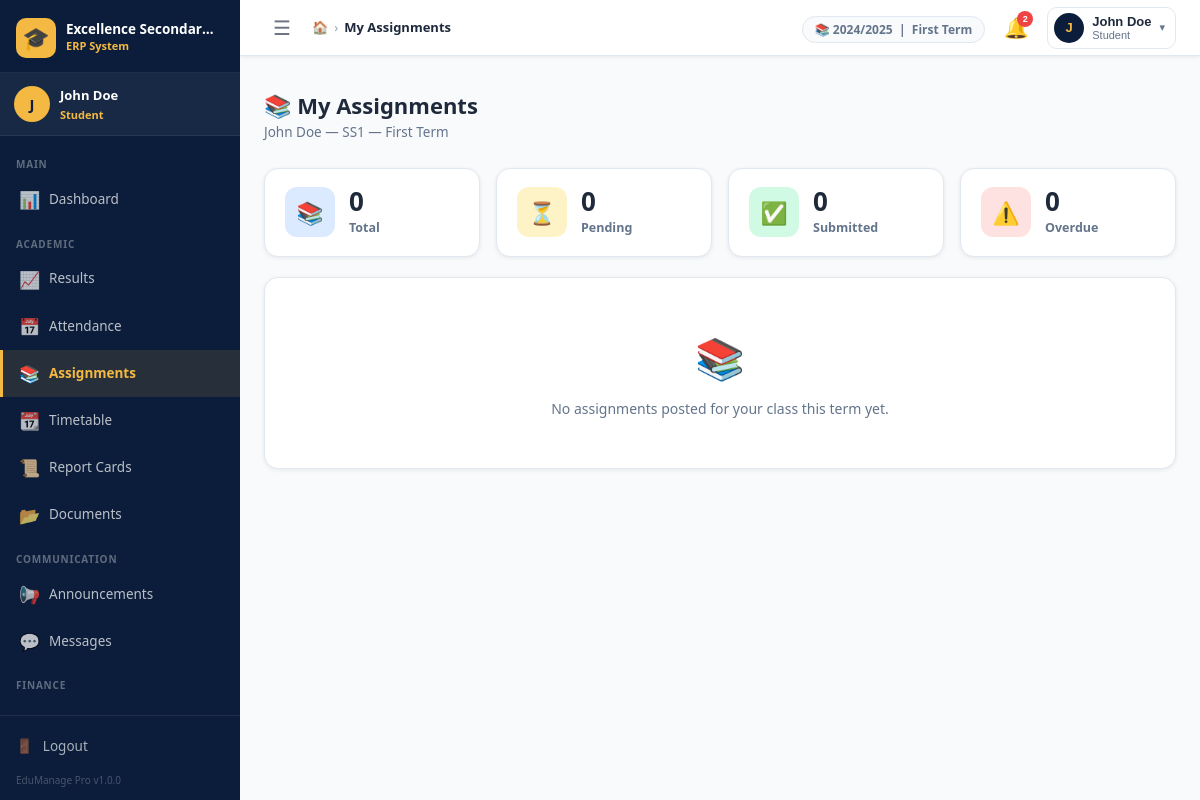
The app's page /student/assignments.php (signed in) with its own data.
### tables this page shows
CREATE TABLE `settings` (
  `id`          INT UNSIGNED NOT NULL AUTO_INCREMENT,
  `setting_key` VARCHAR(100) NOT NULL UNIQUE,
  `setting_val` TEXT         DEFAULT NULL,
  `updated_at`  TIMESTAMP    NOT NULL DEFAULT CURRENT_TIMESTAMP ON UPDATE CURRENT_TIMESTAMP,
  PRIMARY KEY (`id`),
  KEY `idx_key` (`setting_key`)
);

CREATE TABLE `students` (
  `id`              INT UNSIGNED NOT NULL AUTO_INCREMENT,
  `user_id`         INT UNSIGNED DEFAULT NULL,
  `student_id`      VARCHAR(20)  NOT NULL UNIQUE,
  `full_name`       VARCHAR(100) NOT NULL,
  `gender`          ENUM('Male','Female') NOT NULL,
  `dob`             DATE         DEFAULT NULL,
  `class_id`        INT UNSIGNED NOT NULL,
  `session_id`      INT UNSIGNED NOT NULL,
  `parent_name`     VARCHAR(100) DEFAULT NULL,
  `parent_phone1`   VARCHAR(20)  NOT NULL,
  `parent_phone2`   VARCHAR(20)  NOT NULL,
  `parent_email`    VARCHAR(100) DEFAULT NULL,
  `address`         TEXT         DEFAULT NULL,
  `photo`           VARCHAR(255) DEFAULT NULL,
  `blood_group`     VARCHAR(5)   DEFAULT NULL,
  `medical_notes`   TEXT         DEFAULT NULL,
  `status`          ENUM('active','inactive','graduated','transferred') NOT NULL DEFAULT 'active',
  `enrolled_date`   DATE         DEFAULT NULL,
  `created_at`      TIMESTAMP    NOT NULL DEFAULT CURRENT_TIMESTAMP,
  `updated_at`      TIMESTAMP    NOT NULL DEFAULT CURRENT_TIMESTAMP ON UPDATE CURRENT_TIMESTAMP,
  PRIMARY KEY (`id`),
  KEY `idx_student_id` (`student_id`),
  KEY `idx_class`      (`class_id`),
  KEY `idx_session`    (`session_id`),
  CONSTRAINT `fk_student_class`   FOREIGN KEY (`class_id`)   REFERENCES `classes`(`id`),
  CONSTRAINT `fk_student_session` FOREIGN KEY (`session_id`) REFERENCES `academic_sessions`(`id`),
  CONSTRAINT `fk_student_user`    FOREIGN KEY (`user_id`)    REFERENCES `users`(`id`) ON DELETE SET NULL
);

CREATE TABLE `classes` (
  `id`          INT UNSIGNED NOT NULL AUTO_INCREMENT,
  `name`        VARCHAR(50)  NOT NULL UNIQUE,
  `description` VARCHAR(255) DEFAULT NULL,
  `capacity`    INT UNSIGNED DEFAULT 40,
  `sort_order`  INT UNSIGNED DEFAULT 0,
  `created_at`  TIMESTAMP    NOT NULL DEFAULT CURRENT_TIMESTAMP,
  PRIMARY KEY (`id`),
  KEY `idx_name` (`name`)
);

### includes/functions.php (called while the page is built, shortened)
<?php
function e(mixed $val): string {
    return htmlspecialchars((string)($val ?? ''), ENT_QUOTES | ENT_HTML5, 'UTF-8');
}
function get_setting(string $key, string $default = ''): string {
    static $cache = [];
    if (!isset($cache[$key])) {
        $row = Database::fetchOne(
            "SELECT setting_val FROM settings WHERE setting_key = ? LIMIT 1",
            [$key]
        );
        $cache[$key] = $row ? $row['setting_val'] : $default;
    }
    return $cache[$key] ?? $default;
}
function current_session(): ?array {
    return Database::fetchOne(
        "SELECT * FROM academic_sessions WHERE is_current = 1 LIMIT 1"
    );
}
function current_term(): ?array {
    return Database::fetchOne(
        "SELECT t.* FROM terms t
         JOIN academic_sessions s ON s.id = t.session_id
         WHERE t.is_current = 1 AND s.is_current = 1
         LIMIT 1"
    );
}
function current_session_id(): int {
    $s = current_session();
    return $s ? (int)$s['id'] : 0;
}
function current_term_id(): int {
    $t = current_term();
    return $t ? (int)$t['id'] : 0;
}
function count_unread_notifications(int $userId): int {
    $row = Database::fetchOne(
        "SELECT COUNT(*) AS c FROM notifications WHERE user_id = ? AND is_read = 0",
        [$userId]
    );
    return (int)($row['c'] ?? 0);
}

### config/db.php (called while the page is built, shortened)
<?php
class Database {
    private static ?PDO $instance = null;
    public static function getInstance(): PDO {
        if (self::$instance === null) {
            $dsn = sprintf(
                'mysql:host=%s;dbname=%s;charset=%s',
                DB_HOST, DB_NAME, DB_CHARSET
            );
            $options = [
                PDO::ATTR_ERRMODE            => PDO::ERRMODE_EXCEPTION,
                PDO::ATTR_DEFAULT_FETCH_MODE => PDO::FETCH_ASSOC,
                PDO::ATTR_EMULATE_PREPARES   => false,
                PDO::MYSQL_ATTR_INIT_COMMAND => "SET NAMES utf8mb4 COLLATE utf8mb4_unicode_ci",
            ];
            try {
                self::$instance = new PDO($dsn, DB_USER, DB_PASS, $options);
            } catch (PDOException $e) {
                error_log('[EduManage DB Error] ' . $e->getMessage());
                http_response_code(500);
                die(json_encode([
                    'success' => false,
                    'message' => 'Database connection failed. Please contact the administrator.'
                ]));
            }
        }
        return self::$instance;
    }
    public static function query(string $sql, array $params = []): PDOStatement {
        $stmt = self::getInstance()->prepare($sql);
        $stmt->execute($params);
        return $stmt;
    }
    public static function fetchOne(string $sql, array $params = []): ?array {
        $row = self::query($sql, $params)->fetch();
        return $row ?: null;
    }
    public static function fetchAll(string $sql, array $params = []): array {
        return self::query($sql, $params)->fetchAll();
    }
}

### includes/auth.php (called while the page is built, shortened)
<?php
function is_logged_in(): bool {
    return isset($_SESSION['user_id'], $_SESSION['role_id']);
}
function current_user_id(): int       { return (int)($_SESSION['user_id']   ?? 0); }
function current_full_name(): string  { return $_SESSION['full_name'] ?? ''; }
function current_role_name(): string  { return $_SESSION['role_name'] ?? ''; }

### student/assignments.php (the view, shortened to what this page needs)
<?php
$pageTitle  = 'My Assignments';
$sess_id = current_session_id();
$term_id = current_term_id();
$student = Database::fetchOne(
    "SELECT s.*, c.name AS class_name
     FROM students s JOIN classes c ON c.id=s.class_id
     WHERE s.user_id=? AND s.session_id=?",
    [current_user_id(), $sess_id]
);
$assignments = Database::fetchAll(
    "SELECT a.*,
            sub.name AS subject_name,
            u.full_name AS teacher_name,
            s.id AS sub_id,
            s.score, s.submitted_at, s.graded_at, s.file_path AS sub_file
     FROM assignments a
     JOIN subjects sub ON sub.id = a.subject_id
     LEFT JOIN teachers t  ON t.id = a.teacher_id
     LEFT JOIN users    u  ON u.id = t.user_id
     LEFT JOIN assignment_submissions s
           ON s.assignment_id = a.id AND s.student_id = ?
     WHERE a.class_id = ? AND a.term_id = ?
     ORDER BY a.due_date ASC",
    [$student['id'], $student['class_id'], $term_id]
);
$pending    = array_filter($assignments, fn($a) => !$a['sub_id'] && days_until($a['due_date']) >= 0);
$submitted  = array_filter($assignments, fn($a) =>  $a['sub_id']);
$overdue    = array_filter($assignments, fn($a) => !$a['sub_id'] && days_until($a['due_date']) < 0);
include INCLUDES_PATH . '/header.php';
?>
<div class="page-header">
    <div class="page-header-left">
        <h1 class="page-title">📚 My Assignments</h1>
        <p class="page-subtitle">
            <?= e($student['full_name']) ?> &mdash;
            <?= e($student['class_name']) ?> &mdash;
            <?= e(get_setting('current_term')) ?> Term
        </p>
    </div>
</div>
<div class="stats-grid mb-20" style="grid-template-columns:repeat(4,1fr)">
    <div class="stat-card stat-blue">
        <div class="stat-icon">📚</div>
        <div class="stat-info"><div class="stat-value"><?= count($assignments) ?></div><div class="stat-label">Total</div></div>
    </div>
    <div class="stat-card stat-gold">
        <div class="stat-icon">⏳</div>
        <div class="stat-info"><div class="stat-value"><?= count($pending) ?></div><div class="stat-label">Pending</div></div>
    </div>
    <div class="stat-card stat-green">
        <div class="stat-icon">✅</div>
        <div class="stat-info"><div class="stat-value"><?= count($submitted) ?></div><div class="stat-label">Submitted</div></div>
    </div>
    <div class="stat-card stat-red">
        <div class="stat-icon">⚠️</div>
        <div class="stat-info"><div class="stat-value"><?= count($overdue) ?></div><div class="stat-label">Overdue</div></div>
    </div>
</div>
<?php if (empty($assignments)): ?>
<div class="card"><div class="card-body table-empty">
    <div class="table-empty-icon">📚</div>
    No assignments posted for your class this term yet.
</div></div>
<?php endif; ?>
<?php include INCLUDES_PATH . '/footer.php'; ?>

### includes/header.php (shortened to what this page needs)
<?php
$pageTitle   = $pageTitle   ?? 'Dashboard';
$schoolName  = get_setting('school_name', APP_NAME);
$unreadCount = is_logged_in() ? count_unread_notifications(current_user_id()) : 0;
?>
<!DOCTYPE html>
<html lang="en">
<head>
    <link rel="stylesheet" href="<?= BASE_URL ?>/assets/css/style.css">
</head>
<body>
<div class="app-wrapper">
    <?php include INCLUDES_PATH . '/sidebar.php'; ?>
    <div class="main-area">
        <header class="topnav">
            <div class="topnav-left">
                <button class="sidebar-toggle" id="sidebarToggle" title="Toggle Sidebar">
                    ☰
                </button>
                <nav class="breadcrumb-nav">
                    <span class="bc-home">
                        <a href="<?= BASE_URL ?>/admin/dashboard.php">🏠</a>
                    </span>
                    <span class="bc-sep">›</span>
                    <span class="bc-current"><?= e($pageTitle) ?></span>
                </nav>
            </div>
            <div class="topnav-right">
                <div class="topnav-meta hidden-sm">
                    <span class="meta-pill">
                        📚 <?= e(get_setting('current_session', '—')) ?>
                        &nbsp;|&nbsp;
                        <?= e(get_setting('current_term', '—')) ?> Term
                    </span>
                </div>
                <div class="notif-wrap" id="notifWrap">
                    <button class="notif-btn" id="notifBtn" title="Notifications">
                        🔔
                        <?php if ($unreadCount > 0): ?>
                            <span class="notif-badge"><?= $unreadCount ?></span>
                        <?php endif; ?>
                    </button>
                </div>
                <div class="user-wrap" id="userWrap">
                    <button class="user-btn" id="userBtn">
                        <div class="user-avatar">
                            <?= strtoupper(substr(current_full_name(), 0, 1)) ?>
                        </div>
                        <div class="user-info hidden-sm">
                            <span class="user-name"><?= e(current_full_name()) ?></span>
                            <span class="user-role"><?= e(ucfirst(current_role_name())) ?></span>
                        </div>
                        <span class="user-caret">▾</span>
                    </button>
                </div>
            </div>
        </header>
        <div class="flash-container">
        </div>
        <main class="main-content">

### records on screen
settings: setting_val "2024/2025"
settings: setting_val "First"
students: full_name "John Doe", class.name "SS1"

### other values on screen
get_setting('school_name', APP_NAME) "Excellence Secondar…"
substr(current_full_name(), 0, 1) "J"
current_full_name() "John Doe"
current_role_name() "Student"
$item['section'] "MAIN"
$item['icon'] "📊"
$item['label'] "Dashboard"
$item['section'] "ACADEMIC"
$item['icon'] "📈"
$item['label'] "Results"
$item['icon'] "📅"
$item['label'] "Attendance"
$item['icon'] "📚"
$item['label'] "Assignments"
$item['icon'] "📆"
